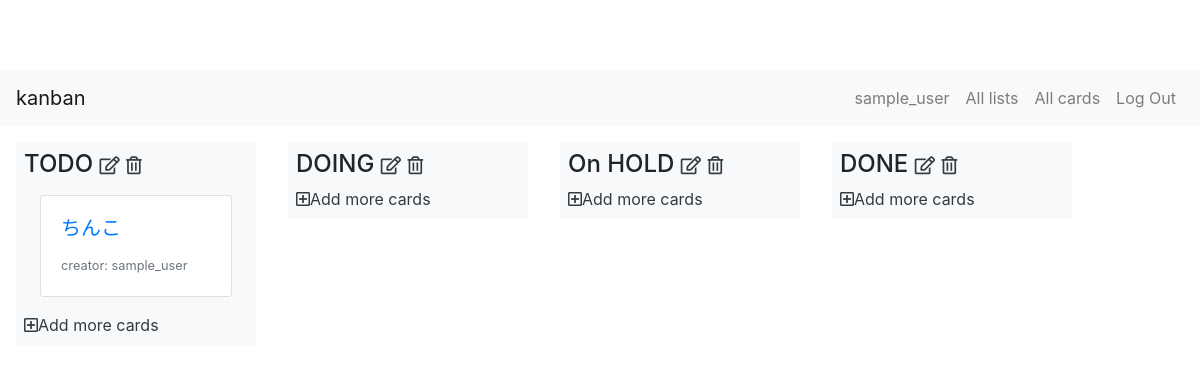
The page /kanban/home/ (signed in) on the database its author committed.
### kanban/models.py (models this page shows, shortened)
class List(models.Model):
    title = models.CharField(max_length=200)
    user = models.ForeignKey(User, on_delete=models.CASCADE)

class Card(models.Model):
    title = models.CharField(max_length=200)
    description = models.TextField()
    user = models.ForeignKey(User, on_delete=models.CASCADE)
    list = models.ForeignKey(List, on_delete=models.CASCADE)

### kanban/views.py (the view)
# urls.py: path("home/", views.HomeView.as_view(), name="home"),
class HomeView(LoginRequiredMixin, ListView):
    model = List
    template_name = "kanban/home.html"

### kanban/templates/kanban/home.html
{% extends "kanban/base.html" %}
{% block content %}
<div class="container-fluid home">
  <div class="row flex-nowrap">
    {% for list in list_list %}
    <div class="bg-light m-3 p-2 list">
      <h4>{{ list.title }}
        <a href="{% url 'kanban:lists_update' list.pk %}" class="text-dark"><i class="far fa-edit fa-xs"></i></a>
        <a href="{% url 'kanban:lists_delete' list.pk %}" class="text-dark"><i class="far fa-trash-alt fa-xs"></i></a>
      </h4>
      {% for card in list.card_set.all %}
      <a href="{% url 'kanban:cards_detail' card.pk %}" class="card m-3">
        <div class="card-body">
          <h5 class="card-title">{{ card.title }}</h5>
          <footer>
            <small class="text-muted">creator: {{ card.user.username }}</small>
          </footer>
        </div>
      </a>
      {% endfor %}
      <a href="{% url 'kanban:cards_create_from_home' list.pk %}" class="text-dark"><i class="far fa-plus-square"></i>Add more cards</a>
    </div>
    {% endfor %}
  </div>
</div>
{% endblock %}

### kanban/templates/kanban/base.html (shortened to what this page needs)
{% load static %}
<!doctype html>
<html lang="en">
  <head>
    <link rel="stylesheet" href="https://stackpath.bootstrapcdn.com/bootstrap/4.3.1/css/bootstrap.min.css">
    <link href="https://use.fontawesome.com/releases/v5.6.1/css/all.css" rel="stylesheet">
    <link rel="stylesheet" type="text/css" href="{% static 'kanban/custom.css' %}">
  </head>
  <body>
    <header>
      <nav class="navbar navbar-expand-lg navbar-light bg-light">
        {% if request.user.is_authenticated %}
        <a class="navbar-brand" href="{% url 'kanban:home' %}">kanban</a>
        {% else %}
        <a class="navbar-brand" href="{% url 'kanban:index' %}">kanban</a>
        {% endif %}
        <div class="collapse navbar-collapse" id="navbarSupportedContent">
          <ul class="navbar-nav">
            {% if request.user.is_authenticated %}
            <li class="nav-item">
              <a class="nav-link" href="{% url 'kanban:users_detail' request.user.pk %}">{{ request.user.username }}</a>
            </li>
            <li class="nav-item">
              <a class="nav-link" href="{% url 'kanban:lists_list' %}">All lists</a>
            </li>
            <li class="nav-item">
              <a class="nav-link" href="{% url 'kanban:cards_list' %}">All cards</a>
            </li>
            <li class="nav-item">
              <a class="nav-link" href="{% url 'logout' %}">Log Out</a>
            </li>
            {% endif %}
          </ul>
        </div>
      </nav>
    </header>
    <main>
      {% block content %}
      {% endblock %}
    </main>
  </body>
</html>

### kanban/static/kanban/custom.css (style rules this page uses)
body { padding-top: 70px; }
.home { display: table-cell !important; }
.list { width: 240px; height: 100%; }

### rows shown on the page
List: title "TODO"
Card: title "ちんこ", user.username "sample_user"
List: title "DOING"
List: title "On HOLD"
List: title "DONE"

### other values the page prints
{{ request.user.username }} "sample_user"
